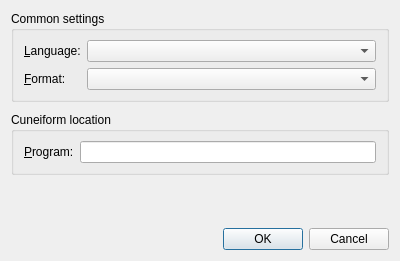
<ui version="4.0" >
 <class>SettingsDialog</class>
 <widget class="QDialog" name="SettingsDialog" >
  <property name="geometry" >
   <rect>
    <x>0</x>
    <y>0</y>
    <width>400</width>
    <height>261</height>
   </rect>
  </property>
  <property name="windowTitle" >
   <string>Settings</string>
  </property>
  <property name="windowIcon" >
   <iconset resource="mainWindow.qrc" >
    <normaloff>:/small/icons/cuneiform-qt.png</normaloff>:/small/icons/cuneiform-qt.png</iconset>
  </property>
  <layout class="QVBoxLayout" name="verticalLayout" >
   <property name="spacing" >
    <number>10</number>
   </property>
   <item>
    <widget class="QGroupBox" name="boxCommon" >
     <property name="title" >
      <string>Common settings</string>
     </property>
     <layout class="QGridLayout" name="gridLayout" >
      <property name="leftMargin" >
       <number>10</number>
      </property>
      <property name="rightMargin" >
       <number>10</number>
      </property>
      <item row="0" column="0" >
       <widget class="QLabel" name="labelLanguage" >
        <property name="sizePolicy" >
         <sizepolicy vsizetype="Preferred" hsizetype="Minimum" >
          <horstretch>0</horstretch>
          <verstretch>0</verstretch>
         </sizepolicy>
        </property>
        <property name="text" >
         <string>&amp;Language:</string>
        </property>
        <property name="buddy" >
         <cstring>language</cstring>
        </property>
       </widget>
      </item>
      <item row="0" column="1" >
       <widget class="QComboBox" name="language" >
        <property name="sizePolicy" >
         <sizepolicy vsizetype="Fixed" hsizetype="Expanding" >
          <horstretch>0</horstretch>
          <verstretch>0</verstretch>
         </sizepolicy>
        </property>
       </widget>
      </item>
      <item row="1" column="0" >
       <widget class="QLabel" name="labelFormat" >
        <property name="sizePolicy" >
         <sizepolicy vsizetype="Preferred" hsizetype="Minimum" >
          <horstretch>0</horstretch>
          <verstretch>0</verstretch>
         </sizepolicy>
        </property>
        <property name="text" >
         <string>&amp;Format:</string>
        </property>
        <property name="buddy" >
         <cstring>format</cstring>
        </property>
       </widget>
      </item>
      <item row="1" column="1" >
       <widget class="QComboBox" name="format" >
        <property name="sizePolicy" >
         <sizepolicy vsizetype="Fixed" hsizetype="Expanding" >
          <horstretch>0</horstretch>
          <verstretch>0</verstretch>
         </sizepolicy>
        </property>
       </widget>
      </item>
     </layout>
    </widget>
   </item>
   <item>
    <widget class="QGroupBox" name="boxLocation" >
     <property name="title" >
      <string>Cuneiform location</string>
     </property>
     <layout class="QHBoxLayout" name="horizontalLayout" >
      <property name="leftMargin" >
       <number>10</number>
      </property>
      <property name="rightMargin" >
       <number>10</number>
      </property>
      <item>
       <widget class="QLabel" name="labelProgram" >
        <property name="sizePolicy" >
         <sizepolicy vsizetype="Preferred" hsizetype="Minimum" >
          <horstretch>0</horstretch>
          <verstretch>0</verstretch>
         </sizepolicy>
        </property>
        <property name="text" >
         <string>&amp;Program:</string>
        </property>
        <property name="buddy" >
         <cstring>command</cstring>
        </property>
       </widget>
      </item>
      <item>
       <widget class="QLineEdit" name="command" />
      </item>
     </layout>
    </widget>
   </item>
   <item>
    <spacer name="verticalSpacer" >
     <property name="orientation" >
      <enum>Qt::Vertical</enum>
     </property>
     <property name="sizeHint" stdset="0" >
      <size>
       <width>20</width>
       <height>76</height>
      </size>
     </property>
    </spacer>
   </item>
   <item>
    <widget class="QDialogButtonBox" name="buttonBox" >
     <property name="orientation" >
      <enum>Qt::Horizontal</enum>
     </property>
     <property name="standardButtons" >
      <set>QDialogButtonBox::Cancel|QDialogButtonBox::Ok</set>
     </property>
    </widget>
   </item>
  </layout>
 </widget>
 <tabstops>
  <tabstop>language</tabstop>
  <tabstop>format</tabstop>
  <tabstop>command</tabstop>
  <tabstop>buttonBox</tabstop>
 </tabstops>
 <resources>
  <include location="mainWindow.qrc" />
 </resources>
 <connections>
  <connection>
   <sender>buttonBox</sender>
   <signal>accepted()</signal>
   <receiver>SettingsDialog</receiver>
   <slot>accept()</slot>
   <hints>
    <hint type="sourcelabel" >
     <x>248</x>
     <y>254</y>
    </hint>
    <hint type="destinationlabel" >
     <x>157</x>
     <y>274</y>
    </hint>
   </hints>
  </connection>
  <connection>
   <sender>buttonBox</sender>
   <signal>rejected()</signal>
   <receiver>SettingsDialog</receiver>
   <slot>reject()</slot>
   <hints>
    <hint type="sourcelabel" >
     <x>316</x>
     <y>260</y>
    </hint>
    <hint type="destinationlabel" >
     <x>286</x>
     <y>274</y>
    </hint>
   </hints>
  </connection>
 </connections>
</ui>
